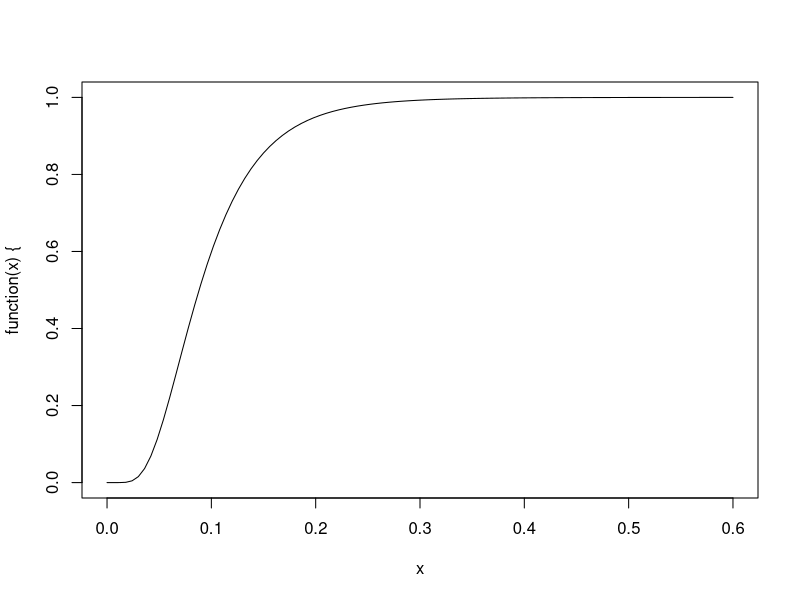

The R source for this figure: (Note: this script raises an error after producing the figure.)
plot(function(x){
  return(plnorm(x,meanlog=(log(0.1)-0.5^2/2),sdlog=0.5))
},xlim=c(0,0.6))
0.1 = exp(mulog+sdlog^2/2)
log(0.1) = mulog + sdlog^2/2
mulog = log(0.1) - sdlog^2/2
log(0.1)-0.5^2/2

plot(function(x){
  return(plnorm(x,meanlog=(log(0.1)-0.6^2/2),sdlog=0.6))
},xlim=c(0,0.6),add=TRUE)

plot(function(x){
  return(pnorm(x,mean=0.1,sd=0.025))
},xlim=c(0,0.6),add=TRUE)

plot(function(x){
  return(plnorm(x,meanlog=(log(0.1)-0.25^2/2),sdlog=0.25))
},xlim=c(0,0.6),add=TRUE)

plot(function(x){
  return(plnorm(x,meanlog=(log(0.12)-0.5^2/2),sdlog=0.5))
},xlim=c(0,0.6),add=TRUE)

plot(function(x){
  return(plnorm(x,meanlog=(log(0.12)-0.6^2/2),sdlog=0.6))
},xlim=c(0,0.6),add=TRUE)

mu.1 = 0.12
mu.2 = exp(2*(log(0.12)-0.5^2/2)+0.5^2)*(exp(0.5^2)-1) + mu.1^2
mu.1^2/(mu.2)
nlminb(1, function(x) {return((mu.1^2*gamma(1+2/x)-mu.2*gamma(1+1/x)^2)^2)})
plot(function(x) {return(((mu.1^2*gamma(1+2/x)-mu.2*gamma(1+1/x)^2)^2))},
     xlim=c(1,4))
m = 1.957465
eta = 0.12/gamma(1+1/m)
plot(function(x){
  return(pweibull(x,shape=m,scale=eta))
},xlim=c(0,0.6),add=TRUE)

mu.1 = 0.12
mu.2 = exp(2*(log(0.12)-0.6^2/2)+0.6^2)*(exp(0.6^2)-1) + mu.1^2
mu.1^2/(mu.2)
nlminb(1, function(x) {return((mu.1^2*gamma(1+2/x)-mu.2*gamma(1+1/x)^2)^2)})
plot(function(x) {return(((mu.1^2*gamma(1+2/x)-mu.2*gamma(1+1/x)^2)^2))},
     xlim=c(1,4))
m = 1.551332
eta = 0.12/gamma(1+1/m)
plot(function(x){
  return(pweibull(x,shape=m,scale=eta))
},xlim=c(0,0.6),add=TRUE)
